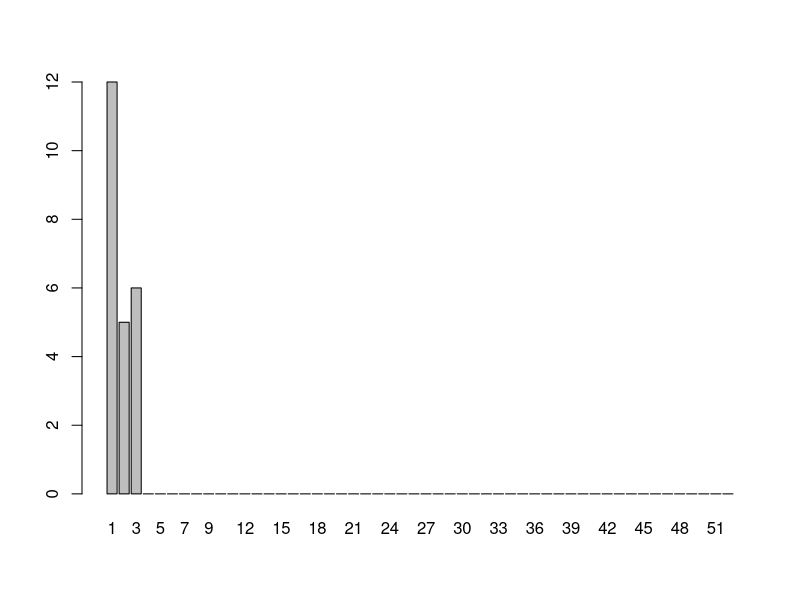
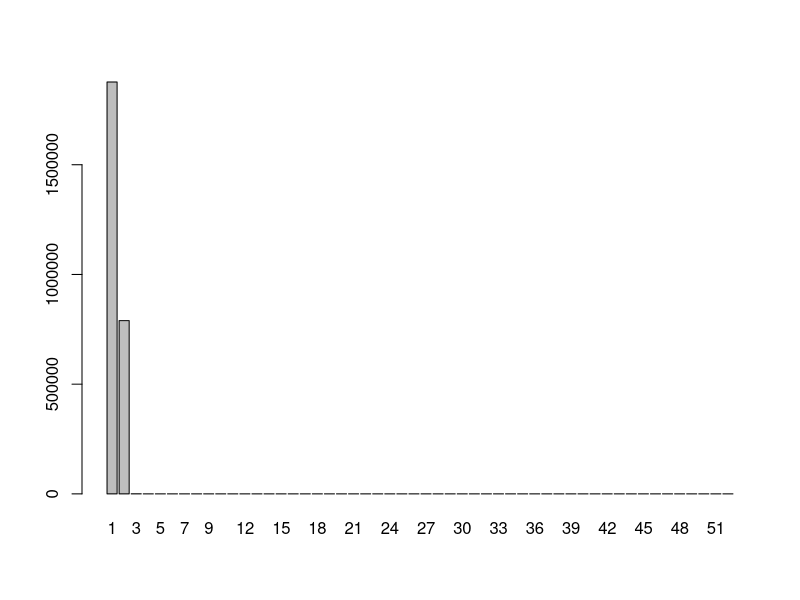
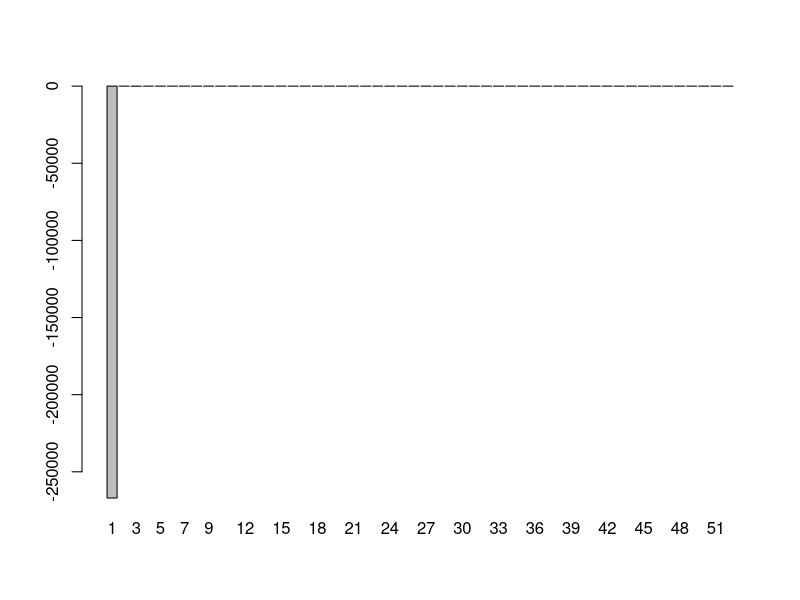

Generate these figures, in order, with R:
#!
commitData <- read.csv("activity.csv")
barplot(height=commitData$total,names.arg=commitData$number)

additionData <- read.csv("additions.csv")
barplot(height=additionData$addition,names.arg=additionData$number)

additionData
deletionData <- read.csv("deletions.csv")
barplot(height=deletionData$deletion,names.arg=deletionData$number)
